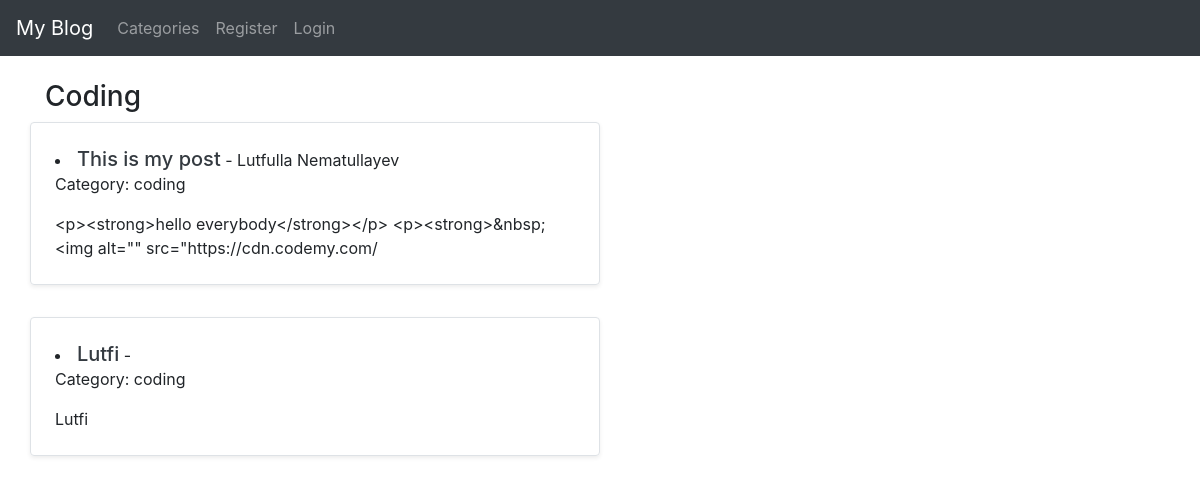
/category/coding/, run on the app's committed database.
### theblog/models.py (models this page shows, shortened)
class Post(models.Model):
    title = models.CharField(max_length=255)
    title_tag = models.CharField(max_length=255, default='Blog')
    author = models.ForeignKey(User, on_delete=models.CASCADE)
    body = RichTextField(blank=True, null=True)
    added_date = models.DateTimeField(auto_now_add=True)
    category = models.CharField(max_length=255, default='coding')
    snippet = models.CharField(max_length=255)
    likes = models.ManyToManyField(User, related_name='blog_posts')

### theblog/views.py (the view)
# urls.py: path('category/<str:cats>/', CategoryView, name='category'),
def CategoryView(request, cats):
    category_posts = Post.objects.filter(category=cats)
    return render(request, 'categories.html', {'cats': cats.title(), 'category_posts': category_posts})

### theblog/templates/categories.html (shortened to what this page needs)
{% extends 'base.html' %}
{% block content %}
{% if category_posts %}
<h3>{{ cats }}</h3>
    {% for post in category_posts %}
        <div class="row mb-2">
            <div class="col-md-6">
                <div class="row g-0 border rounded overflow-hidden flex-md-row mb-4 shadow-sm h-md-250 position-relative">
                    <div class="col p-4 d-flex flex-column position-static">
                        <li><a href="{% url 'article-detail' post.pk %}" class="text-dark h5">{{ post.title }}</a> - {{ post.author.first_name }} {{ post.author.last_name }}
                            <p>Category: {{ post.category }}</p>
                        {{ post.body | slice:"100" }}</li>
                    </div>
                </div>
            </div>
        </div>
    {% endfor %}
{% else %}
    <h4>This category does not exists...!</h4>
{% endif %}
{% endblock %}

### theblog/templates/base.html (shortened to what this page needs)
<!doctype html>
<html lang="en">
  <head>
    <link rel="stylesheet" href="https://cdn.jsdelivr.net/npm/bootstrap@4.4.1/dist/css/bootstrap.min.css">
  </head>
  <body>
    <nav class="navbar navbar-expand-lg navbar-dark bg-dark">
  <a class="navbar-brand" href="{% url 'home' %}">My Blog</a>
  <div class="collapse navbar-collapse" id="navbarSupportedContent">
    <ul class="navbar-nav mr-auto">
        {% if cat_menu %}
        <li class="nav-item dropdown">
        <a class="nav-link dropdown-toggle" href="#" id="navbarDropdown" role="button" data-toggle="dropdown" aria-haspopup="true" aria-expanded="false">
          Categories
        </a>
        <div class="dropdown-menu" aria-labelledby="navbarDropdown">
            {% for item in cat_menu %}
            <a class="dropdown-item" href="{% url 'category' item %}">{{ item }}</a>
            {% endfor %}
        </div>
      </li>
        {% else %}
            <li class="nav-item">
            <a class="nav-link" href="{% url 'category-list' %}">Categories</a>
          </li>
        {% endif %}
      {% if user.is_authenticated %}
          <li class="nav-item">
            <a class="nav-link" href="{% url 'add_post' %}">Add Post</a>
          </li>
          <li class="nav-item">
            <a class="nav-link" href="{% url 'add_category' %}">Add Category</a>
          </li>
            <li class="nav-item">
            <a class="nav-link" href="{% url 'edit_profile' %}">Edit Profile</a>
          </li>
          <li class="nav-item">
            <a class="nav-link" href="{% url 'logout' %}">Logout</a>
          </li>
      {% else %}
          <li class="nav-item">
            <a class="nav-link" href="{% url 'register' %}">Register</a>
          </li>
          <li class="nav-item">
            <a class="nav-link" href="{% url 'login' %}">Login</a>
          </li>
      {% endif %}
    </ul>
  </div>
</nav>
    <br/>
    <div class="container">
      {% block content %}
      {% endblock %}
    </div>
  </body>
</html>

### data on the page
Post: title "This is my post", author.first_name "Lutfulla", author.last_name "Nematullayev", category "coding", body "<p><strong>hello everybody</strong></p> <p><strong>&nbsp;<img alt=\"\" src=\"https://cdn.codemy.com/"
Post: title "Lutfi", category "coding", body "Lutfi"

### other printed values
{{ cats }} "Coding"
